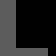

Rendered tile map (Tiled .tmx) drawn with the repository's tilesets; below, a short description and the full map source, tile grids included:
An orthogonal 7x7 tile map with 8x8 px tiles, 1 tile layer (left), 1 hidden layer not drawn.

<map version="1.10" tiledversion="1.10.1" orientation="orthogonal" renderorder="right-down" width="7" height="7" tilewidth="8" tileheight="8" infinite="0" nextlayerid="3" nextobjectid="1">
 <tileset firstgid="1" source="font.tsx" />
 <layer id="1" name="left" width="7" height="7">
  <data encoding="csv">
161,161,33,33,33,33,33,
161,161,33,33,33,33,33,
161,161,33,33,33,33,33,
161,161,33,33,33,33,33,
161,161,33,33,33,33,33,
161,161,33,33,33,33,33,
161,161,161,161,161,161,33
</data>
 </layer>
 <layer id="2" name="right" width="7" height="7" visible="0">
  <data encoding="csv">
161,161,161,161,161,161,33,
161,161,33,33,33,161,161,
161,161,33,33,33,161,161,
161,161,161,161,161,161,33,
161,161,33,33,161,161,33,
161,161,33,33,33,161,161,
161,161,33,33,33,161,161
</data>
 </layer>
</map>
